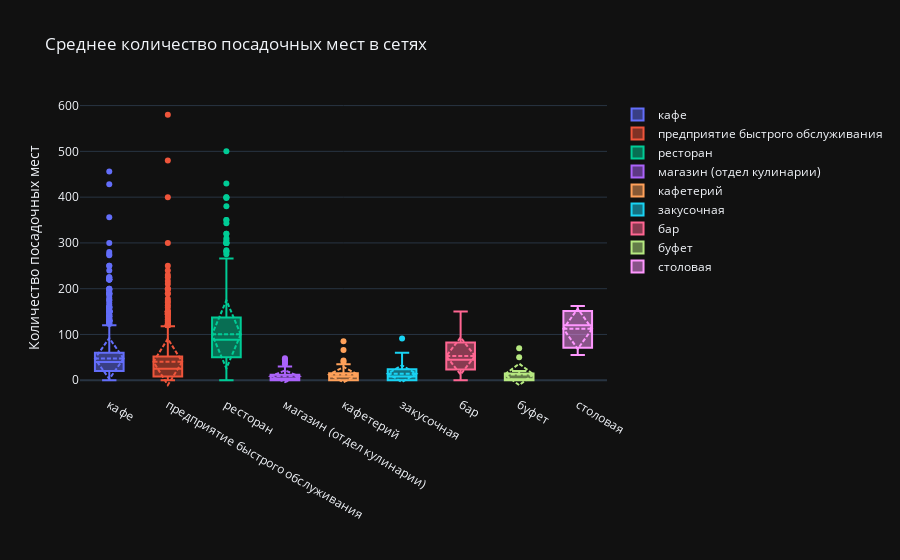

The notebook cell saved with this chart:
### Markdown cell above
---
<a href="#up">Наверх</a>
<a name="s2_5"></a>
### Количество посадочных мест по типам заведений
Для каждого вида объекта общественного питания опишите среднее количество посадочных мест. Какой вид предоставляет в среднем самое большое количество посадочных мест? Постройте графики.

### Code cell
type_num_seats_graph = go.Figure()

for i in chain_num_seats['object_type'].unique():
    type_num_seats_graph.add_trace(go.Box(
    y = chain_num_seats[chain_num_seats['object_type'] == i]['number'],
    name = i,
    boxmean='sd'
    ))

type_num_seats_graph.update_layout(
#    xaxis={'categoryorder':'total descending'}, 
    title='Среднее количество посадочных мест в сетях',
    xaxis_title_text='',
    yaxis_title_text='Количество посадочных мест',
    template='plotly_dark'
    )

type_num_seats_graph.show()

### Figure 1 — Plotly figure (JSON) as saved in the notebook; plotly's stock layout.template omitted (floating-point values rounded to 4 significant figures; data arrays with more than 128 entries replaced by an {"elided": "..."} marker saying what was removed)
{"data": [{"boxmean": "sd", "name": "кафе", "type": "box", "y": {"elided": "1396 int values"}}, {"boxmean": "sd", "name": "предприятие быстрого обслуживания", "type": "box", "y": {"elided": "791 int values"}}, {"boxmean": "sd", "name": "ресторан", "type": "box", "y": {"elided": "544 int values"}}, {"boxmean": "sd", "name": "магазин (отдел кулинарии)", "type": "box", "y": [3, 10, 4, 16, 30, 22, 10, 45, 24, 0, 1, 1, 6, 0, 1, 20, 5, 1, 25, 12, 40, 48, 40, 0, 6, 4, 15, 45, 45, 6, 8, 35, 0, 14, 12, 12, 4, 6, 5, 0, 0, 0, 14, 10, 10, 14, 12, 8, 0, 2, 4, 10, 0, 0, 0, 0, 0, 0, 0, 0, 0, 12, 0, 0, 0, 0, 0, 0, 0, 0, 0, 0, 0, 0, 0, 0, 0, 0]}, {"boxmean": "sd", "name": "кафетерий", "type": "box", "y": [30, 10, 0, 7, 10, 10, 40, 85, 2, 30, 10, 66, 3, 25, 20, 9, 0, 0, 4, 10, 24, 0, 8, 0, 0, 1, 4, 5, 10, 8, 8, 43, 10, 0, 0, 0, 4, 17, 15, 16, 0, 0, 0, 4, 0, 0, 10, 20, 10, 0, 15, 35]}, {"boxmean": "sd", "name": "закусочная", "type": "box", "y": [5, 2, 34, 24, 20, 16, 16, 0, 10, 35, 8, 4, 38, 4, 25, 10, 40, 20, 32, 2, 91, 0, 8, 20, 49, 37, 0, 2, 5, 0, 10, 0, 24, 2, 25, 35, 20, 2, 0, 35, 15, 0, 0, 0, 10, 0, 0, 60, 10, 0, 0, 0, 0, 0, 0, 0]}, {"boxmean": "sd", "name": "бар", "type": "box", "y": [43, 25, 6, 49, 150, 70, 120, 53, 90, 48, 39, 150, 11, 90, 30, 80, 125, 20, 100, 5, 0, 40, 40, 45, 48, 42, 3, 3, 90, 60, 60, 40, 10, 27, 100, 45, 5]}, {"boxmean": "sd", "name": "буфет", "type": "box", "y": [0, 0, 20, 0, 50, 0, 0, 70, 0, 0, 0]}, {"boxmean": "sd", "name": "столовая", "type": "box", "y": [120, 55, 162]}], "layout": {"title": {"text": "Среднее количество посадочных мест в сетях"}, "xaxis": {"title": {"text": ""}}, "yaxis": {"title": {"text": "Количество посадочных мест"}}}}
